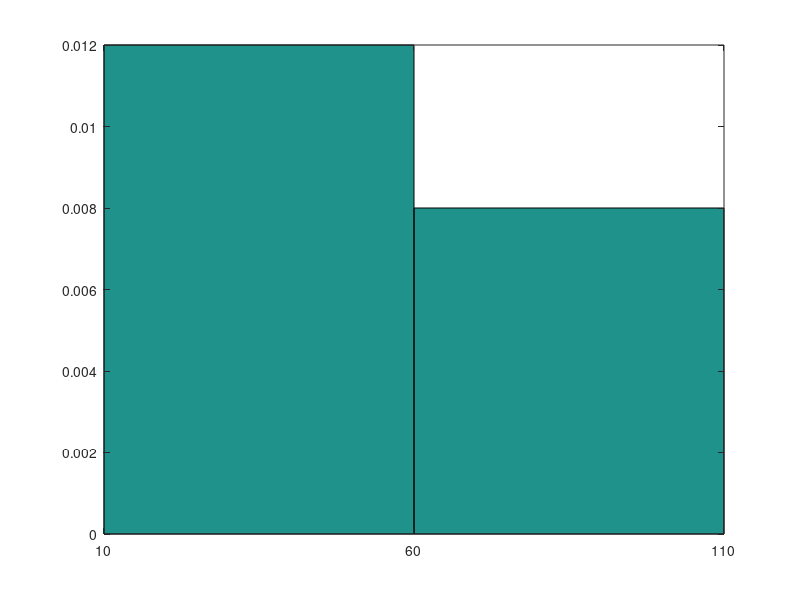

Write MATLAB code to recreate this figure.
%% Lab 6, Histogram
% _Shanshan Zhang, tuf14438@temple.edu_
% Learn to plot a histogram according to the definition in the textbook.

%% Data
% Draw histograms for a sample with discrete numbers: [12, 15, 34, 24, 35, 67,
% 89, 13, 45, 36, 89, 46, 97, 34, 56, 78, 65, 83, 59, 74]
X = [12, 15, 34, 24, 35, 67, 89, 13, 45, 36, 89, 46, 97, 34, 56, 78, 65, 83, 59, 74];
N = length(X);

%% Histogram with bin width 10
% Let the bin width be 10, the first bin starts at 10;
%[..., a(i), a(i+1), ...] a(i)<=Bi<a(i+1);
%[10,20),[20,30),...,[90,100];
bin1 = [10,20,30,40,50,60,70,80,90,100];
bin1 = 10:10:100;           % Alternatively, you can use this line to specify the bins.
width1 = ones(1,10)*10;     % Define the width 
bincount1 = histc(X,bin1);  % Calculate the count of numbers falling in each bin.
height1 = bincount1./(N*width1); % Calculate the height of each bin.
bar(bin1,height1,'histc');    % Draw the histogram.
xlim([10,100]);  % Specify your scope of view.

%% Histogram with bin width 30
% Let the bin width be 30, the first bin starts at 10;
%[..., a(i), a(i+1), ...] a(i)<=Bi<a(i+1);
%[10,40),[40,70),[70,100];
bin2 = [10,40,70,100];
width2 = ones(1,4)*30;
bincount2 = histc(X,bin2);
height2 = bincount2./(N*width2);
bar(bin2,height2,'histc');
xlim([10,100]);

%% Histogram with bin width 50
% Let the bin width be 50, the first bin starts at 10;
%[..., a(i), a(i+1), ...] a(i)<=Bi<a(i+1);
%[10,60),[60,110];
bin3 = [10,60,110];
width3 = ones(1,3)*50;
bincount3 = histc(X,bin3);
height3 = bincount3./(N*width3);
bar(bin3,height3,'histc');
xlim([10,110]);


%% Assignments
% *Question*. Plot the histogram in Matlab for Homework Q3, with different bin width [10, 20, 30]
%%
% *Question*. Plot the histogram in Matlab for the ratings of 'education' in the 'cities' data, choose different bin width. (Hint, please refer to Lab5 for the way to load cities data) 